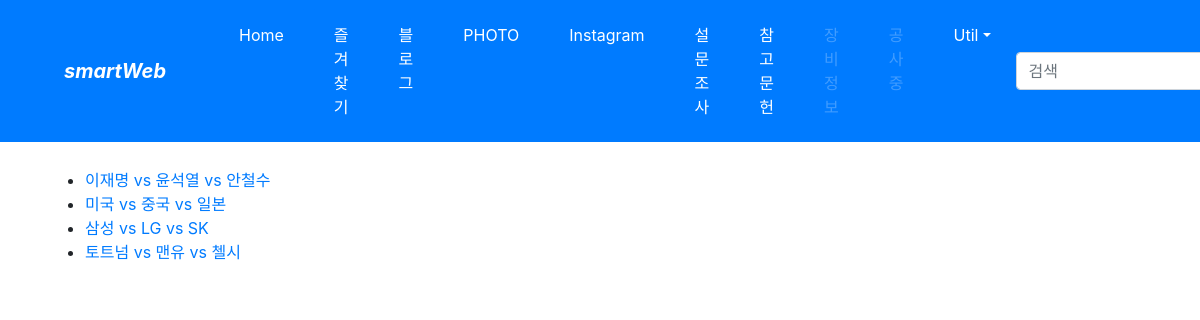
Screenshot of /polls/ with the database file from the repository.
### polls/models.py (models this page shows, shortened)
class Question(models.Model):    # django.db.models.Model 클래스 상속
    question_text = models.CharField(max_length=200)
    pub_date = models.DateTimeField('date published')

### polls/views.py (the view)
# urls.py: path('', views.IndexView.as_view(), name='index'),    # Class-based View
class IndexView(generic.ListView):
    template_name = 'polls/index.html'
    context_object_name = 'question_list'    # or 기본값 사용 : 'object_list'
    def get_queryset(self):
        return Question.objects.order_by('-pub_date')[:5]

### polls/templates/polls/index.html
{% extends "base_polls.html" %}
{% block content %}
    <h2><p>마음이 끌리는대로 투표하세요</p></h2>
    <br>
    {% if question_list %}
        <ul>
            {% for question in question_list %}
                <li><a href="{% url 'polls:detail' question.id %}">{{ question.question_text }}</a></li>
            {% endfor %}
        </ul>
    {% else %}
        <p>최신 설문이 아직 없습니다. (No polls are available)</p>
    {% endif %}
{% endblock content %}

### rows the page displays
Question: question_text "이재명 vs 윤석열 vs 안철수"
Question: question_text "미국 vs 중국 vs 일본"
Question: question_text "삼성 vs LG vs SK"
Question: question_text "토트넘 vs 맨유 vs 첼시"
